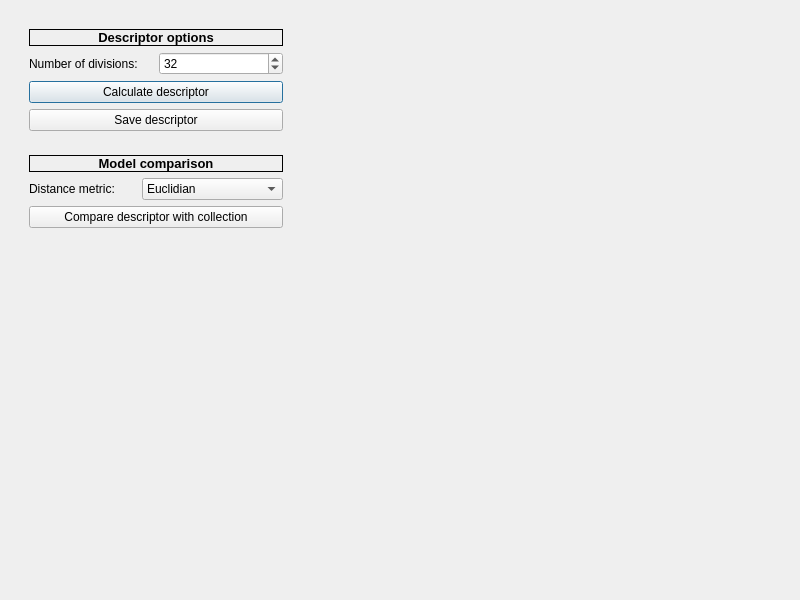
<?xml version="1.0" encoding="UTF-8"?>
<ui version="4.0">
 <class>HMDialog</class>
 <widget class="QDialog" name="HMDialog">
  <property name="geometry">
   <rect>
    <x>0</x>
    <y>0</y>
    <width>800</width>
    <height>600</height>
   </rect>
  </property>
  <property name="minimumSize">
   <size>
    <width>800</width>
    <height>600</height>
   </size>
  </property>
  <property name="windowTitle">
   <string>Harmonic decomposition</string>
  </property>
  <property name="windowIcon">
   <iconset resource="../../resources/icons.qrc">
    <normaloff>:/icons/harmonic</normaloff>:/icons/harmonic</iconset>
  </property>
  <property name="sizeGripEnabled">
   <bool>false</bool>
  </property>
  <property name="modal">
   <bool>true</bool>
  </property>
  <layout class="QGridLayout" name="gridLayout">
   <item row="0" column="0">
    <widget class="QFrame" name="menuFrame">
     <property name="minimumSize">
      <size>
       <width>290</width>
       <height>0</height>
      </size>
     </property>
     <property name="frameShape">
      <enum>QFrame::NoFrame</enum>
     </property>
     <layout class="QGridLayout" name="gridLayout_5">
      <item row="0" column="0">
       <widget class="QFrame" name="optionsFrame">
        <property name="frameShape">
         <enum>QFrame::NoFrame</enum>
        </property>
        <property name="frameShadow">
         <enum>QFrame::Raised</enum>
        </property>
        <layout class="QGridLayout" name="gridLayout_3">
         <item row="0" column="0" colspan="2">
          <widget class="QLabel" name="optionsLabel">
           <property name="font">
            <font>
             <pointsize>10</pointsize>
             <bold>true</bold>
            </font>
           </property>
           <property name="frameShape">
            <enum>QFrame::Box</enum>
           </property>
           <property name="text">
            <string>Descriptor options</string>
           </property>
           <property name="alignment">
            <set>Qt::AlignCenter</set>
           </property>
          </widget>
         </item>
         <item row="1" column="1">
          <widget class="QSpinBox" name="voxelsSpinBox">
           <property name="minimumSize">
            <size>
             <width>60</width>
             <height>0</height>
            </size>
           </property>
           <property name="minimum">
            <number>4</number>
           </property>
           <property name="maximum">
            <number>128</number>
           </property>
           <property name="singleStep">
            <number>5</number>
           </property>
           <property name="value">
            <number>32</number>
           </property>
          </widget>
         </item>
         <item row="2" column="0" colspan="2">
          <widget class="QPushButton" name="calculateButton">
           <property name="text">
            <string>Calculate descriptor</string>
           </property>
          </widget>
         </item>
         <item row="3" column="0" colspan="2">
          <widget class="QPushButton" name="saveButton">
           <property name="text">
            <string>Save descriptor</string>
           </property>
          </widget>
         </item>
         <item row="1" column="0">
          <widget class="QLabel" name="voxelsLabel">
           <property name="text">
            <string>Number of divisions:</string>
           </property>
          </widget>
         </item>
        </layout>
       </widget>
      </item>
      <item row="1" column="0">
       <widget class="QFrame" name="compareFrame">
        <layout class="QGridLayout" name="gridLayout_4">
         <item row="0" column="0" colspan="2">
          <widget class="QLabel" name="compareLabel">
           <property name="font">
            <font>
             <pointsize>10</pointsize>
             <bold>true</bold>
            </font>
           </property>
           <property name="frameShape">
            <enum>QFrame::Box</enum>
           </property>
           <property name="text">
            <string>Model comparison</string>
           </property>
           <property name="alignment">
            <set>Qt::AlignCenter</set>
           </property>
          </widget>
         </item>
         <item row="1" column="1">
          <widget class="QComboBox" name="distanceMetricComboBox">
           <item>
            <property name="text">
             <string>Euclidian</string>
            </property>
           </item>
           <item>
            <property name="text">
             <string>City block</string>
            </property>
           </item>
           <item>
            <property name="text">
             <string>Chebychev</string>
            </property>
           </item>
           <item>
            <property name="text">
             <string>Minimum coordinate</string>
            </property>
           </item>
          </widget>
         </item>
         <item row="1" column="0">
          <widget class="QLabel" name="distanceMetricLabel">
           <property name="text">
            <string>Distance metric:</string>
           </property>
          </widget>
         </item>
         <item row="2" column="0" colspan="2">
          <widget class="QPushButton" name="compareButton">
           <property name="text">
            <string>Compare descriptor with collection</string>
           </property>
          </widget>
         </item>
        </layout>
       </widget>
      </item>
      <item row="2" column="0">
       <spacer name="menuVerticalSpacer">
        <property name="orientation">
         <enum>Qt::Vertical</enum>
        </property>
        <property name="sizeHint" stdset="0">
         <size>
          <width>20</width>
          <height>40</height>
         </size>
        </property>
       </spacer>
      </item>
     </layout>
    </widget>
   </item>
   <item row="0" column="1">
    <widget class="QFrame" name="descriptorFrame">
     <layout class="QGridLayout" name="gridLayout_2">
      <item row="1" column="0">
       <widget class="qt_tools::graphics_3d::Graphics3DWidget" name="descriptor3DView" native="true">
        <property name="sizePolicy">
         <sizepolicy hsizetype="Expanding" vsizetype="Expanding">
          <horstretch>0</horstretch>
          <verstretch>0</verstretch>
         </sizepolicy>
        </property>
        <property name="minimumSize">
         <size>
          <width>200</width>
          <height>200</height>
         </size>
        </property>
       </widget>
      </item>
      <item row="0" column="0">
       <widget class="qt_tools::plots::PlotWidget" name="descriptorView" native="true">
        <property name="sizePolicy">
         <sizepolicy hsizetype="Expanding" vsizetype="Expanding">
          <horstretch>0</horstretch>
          <verstretch>0</verstretch>
         </sizepolicy>
        </property>
        <property name="minimumSize">
         <size>
          <width>200</width>
          <height>200</height>
         </size>
        </property>
       </widget>
      </item>
     </layout>
    </widget>
   </item>
  </layout>
 </widget>
 <customwidgets>
  <customwidget>
   <class>qt_tools::graphics_3d::Graphics3DWidget</class>
   <extends>QWidget</extends>
   <header>qt_tools/graphics_3d/Graphics3DWidget.h</header>
   <container>1</container>
  </customwidget>
  <customwidget>
   <class>qt_tools::plots::PlotWidget</class>
   <extends>QWidget</extends>
   <header>qt_tools/plots/PlotWidget.h</header>
   <container>1</container>
  </customwidget>
 </customwidgets>
 <resources>
  <include location="../../resources/icons.qrc"/>
 </resources>
 <connections/>
</ui>
